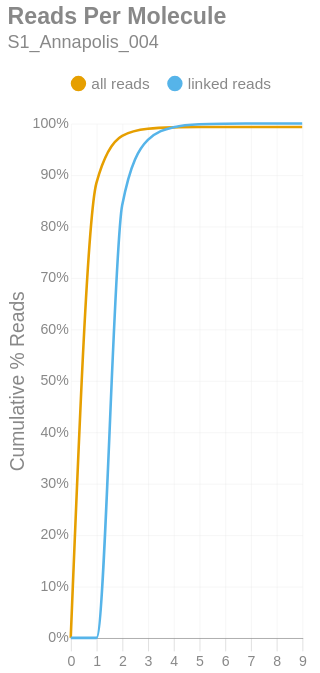

Notebook code for this chart:
### Markdown cell above
### Reads per Molecule
This chart shows the cumulative distribution of the number of reads per linked molecule. That is, how many alignments are associated with a unique molecule. This excludes the number of reads associated with invalid or absent linked-read barcodes. The `linked` histogram is the percentages recalculated when disregarding singletons.

### Code cell
if SKIPLR:
    print_html(f"Skipped")
else:
    counts = np.bincount(valids['reads'].cast(pl.Int64).to_numpy())
    weighted = counts * np.arange(len(counts))
    all_perc = weighted / n_reads
    linked_perc = weighted / n_linked_reads
    linked_perc[1] = 0
    binned_df = pl.DataFrame({
        'readsper': list(range(len(counts))),
        'all reads (cumsum)': np.cumsum(all_perc).tolist(),
        'linked reads (cumsum)': np.cumsum(linked_perc).tolist(),
    })

    with SafeRender(binned_df):
        (
            density_plot(binned_df, 'Reads Per Molecule', samplename, 'readspmol')
            .encode(
                x=alt.X('readsper:O', title=None).axis(labelAngle=0).scale(padding=0),
                y=alt.Y('value:Q', title='Cumulative % Reads').axis(format='%').stack(False),
                color=alt.Color("key:N").scale(domain=["all reads", "linked reads"]),
                tooltip=[
                    alt.Tooltip("key:N", title="Data Type"),
                    alt.Tooltip("readsper:O", title="Reads Per Molecule"),
                    alt.Tooltip("value:Q", format=".2%", title="% Reads (Cum.)")
                ]            
            )
        ).display()

### Figure 1 — Vega-Lite specification as saved in the notebook (floating-point values rounded to 4 significant figures)
{"width": "container", "height": 400, "config": {"title": {"anchor": "start", "dy": -15, "fontSize": 18, "color": "#888888", "subtitleColor": "#888888", "subtitleFontSize": 14}, "arc": {"fill": "#0072B2"}, "axis": {"domainColor": "#888888", "domainWidth": 0.5, "gridWidth": 0.2, "grid": false, "titleFontWeight": 400, "titleFontSize": 15, "labelFontSize": 11, "labelColor": "#888888", "tickColor": "#888888", "tickWidth": 0.2, "titleColor": "#888888"}, "axisBand": {"grid": false}, "axisX": {"grid": true, "tickSize": 10, "domainCap": "round"}, "axisY": {"domain": false, "grid": true, "tickSize": 0, "domainCap": "round"}, "background": "transparent", "header": {"labelFontSize": 15, "labelColor": "#888888", "titleFontSize": 15, "titleFontWeight": 600, "titleColor": "#888888"}, "legend": {"labelFont": "sans-serif", "labelFontSize": 12, "labelColor": "#888888", "symbolSize": 100, "symbolType": "circle", "titleFontSize": 12, "titlePadding": 10, "titleColor": "#888888", "title": null, "orient": "top"}, "range": {"category": ["#E69F00", "#56B4E9", "#009E73", "#F0E442", "#0072B2", "#D55E00", "#CC79A7", "#000000"], "diverging": ["#cfe8f3", "#a2d4ec", "#73bfe2", "#46abdb", "#1696d2", "#12719e"]}, "area": {"fill": "#0072B2", "fillOpacity": 0.7, "line": true, "strokeOpacity": 0.7}, "line": {"color": "#0072B2", "stroke": "#0072B2", "strokeWidth": 2}, "trail": {"color": "#0072B2", "stroke": "#0072B2", "strokeWidth": 0, "size": 1}, "point": {"filled": true, "fillOpacity": 1.0, "size": 95}, "text": {"color": "#888888", "fontSize": 11, "align": "right", "fontWeight": 400, "size": 11}, "bar": {"fill": "#0072B2", "stroke": null}, "view": {"stroke": null, "continuousWidth": 660, "continuousHeight": 400}}, "data": {"name": "data-528349a34f90d83ffb82976eee70b78a"}, "mark": {"type": "line", "interpolate": "monotone", "point": {"opacity": 0, "size": 275}}, "encoding": {"color": {"field": "key", "scale": {"domain": ["all reads", "linked reads"]}, "type": "nominal"}, "tooltip": [{"field": "key", "title": "Data Type", "type": "nominal"}, {"field": "readsper", "title": "Reads Per Molecule", "type": "ordinal"}, {"field": "value", "format": ".2%", "title": "% Reads (Cum.)", "type": "quantitative"}], "x": {"axis": {"labelAngle": 0}, "field": "readsper", "scale": {"padding": 0}, "title": null, "type": "ordinal"}, "y": {"axis": {"format": "%"}, "field": "value", "stack": false, "title": "Cumulative % Reads", "type": "quantitative"}}, "params": [{"name": "param_c36ac31b6afebe62", "select": {"type": "point", "fields": ["key"]}, "bind": "legend"}], "title": {"text": "Reads Per Molecule", "subtitle": "S1_Annapolis_004"}, "transform": [{"fold": ["all reads (cumsum)", "linked reads (cumsum)"]}, {"calculate": "replace(datum.key, ' (cumsum)', '')", "as": "key"}, {"filter": {"param": "param_c36ac31b6afebe62"}}], "usermeta": {"embedOptions": {"downloadFileName": "S1_Annapolis_004.readspmol"}}, "$schema": "https://vega.github.io/schema/vega-lite/v6.1.0.json", "datasets": {"data-528349a34f90d83ffb82976eee70b78a": [{"readsper": 0, "all reads (cumsum)": 0.0, "linked reads (cumsum)": 0.0}, {"readsper": 1, "all reads (cumsum)": 0.8843, "linked reads (cumsum)": 0.0}, {"readsper": 2, "all reads (cumsum)": 0.9758, "linked reads (cumsum)": 0.841}, {"readsper": 3, "all reads (cumsum)": 0.9896, "linked reads (cumsum)": 0.968}, {"readsper": 4, "all reads (cumsum)": 0.9923, "linked reads (cumsum)": 0.9927}, {"readsper": 5, "all reads (cumsum)": 0.993, "linked reads (cumsum)": 0.9985}, {"readsper": 6, "all reads (cumsum)": 0.9931, "linked reads (cumsum)": 0.9996}, {"readsper": 7, "all reads (cumsum)": 0.9931, "linked reads (cumsum)": 0.9998}, {"readsper": 8, "all reads (cumsum)": 0.9931, "linked reads (cumsum)": 0.9999}, {"readsper": 9, "all reads (cumsum)": 0.9931, "linked reads (cumsum)": 1.0}]}}
